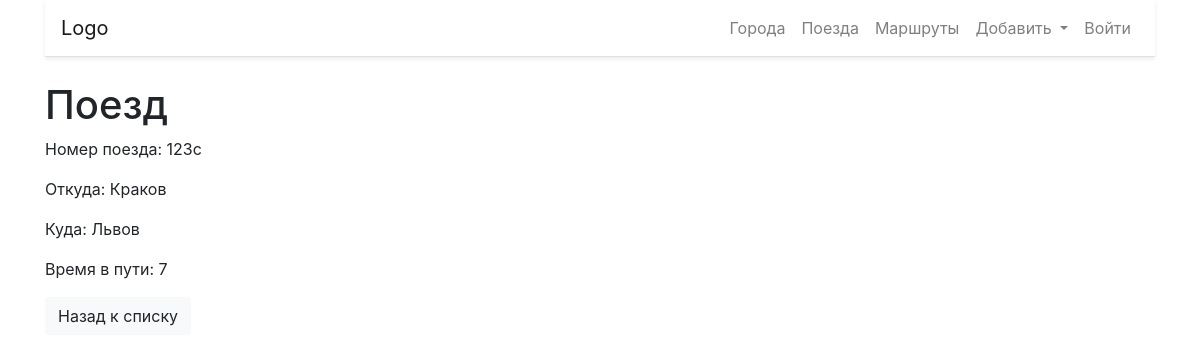
/trains/detail/5/, run on the app's committed database.
### trains/models.py (models this page shows, shortened)
class Train(models.Model):
    name = models.CharField(max_length=100, unique=True, verbose_name='Номер поезда')
    from_city = models.ForeignKey(City, on_delete=models.CASCADE,
        verbose_name='Откуда', related_name='from_city')
    to_city = models.ForeignKey(City, on_delete=models.CASCADE,
        verbose_name='Куда', related_name='to_city')
    travel_time = models.IntegerField(verbose_name='Время в пути')
    class Meta:
        verbose_name = 'Поезд'
        verbose_name_plural = 'Поезда'
        ordering = ['name']

### cities/models.py (models this page shows)
class City(models.Model):
    name = models.CharField(max_length=100, unique=True, verbose_name='Город (один)')
    def __str__(self):
        return self.name
    class Meta:
        verbose_name = 'Город'
        verbose_name_plural = 'Города'
        ordering = ['name']

### trains/views.py (the view)
# urls.py: path('detail/<int:pk>/', TrainDetailView.as_view(), name='detail'),
class TrainDetailView(DetailView):
    queryset = Train.objects.all()
    context_object_name = 'object' #вроде по умолчанию object
    template_name = 'trains/detail.html'

### trains/templates/trains/detail.html (shortened to what this page needs)
{% extends "boot4.html" %}
{% block content %}
    <h1>Поезд</h1>
    <div class="row">
        <div class="col-md-6">
            <p>Номер поезда: {{object.name}} </p>
            <p>Откуда: {{object.from_city}} </p>
            <p>Куда: {{object.to_city}} </p>
            <p>Время в пути: {{object.travel_time}} </p>
        </div>
    </div>
    <div class="row">
        <div class="col-md-6">
            <a href='{% url "train:home" %}'>
                <button type="button" class="btn btn-light">Назад к списку</button>
            </a>
        </div>
    </div>
{% endblock %}

### data on the page
Train: name "123с", from_city "Краков", to_city "Львов", travel_time "7"
